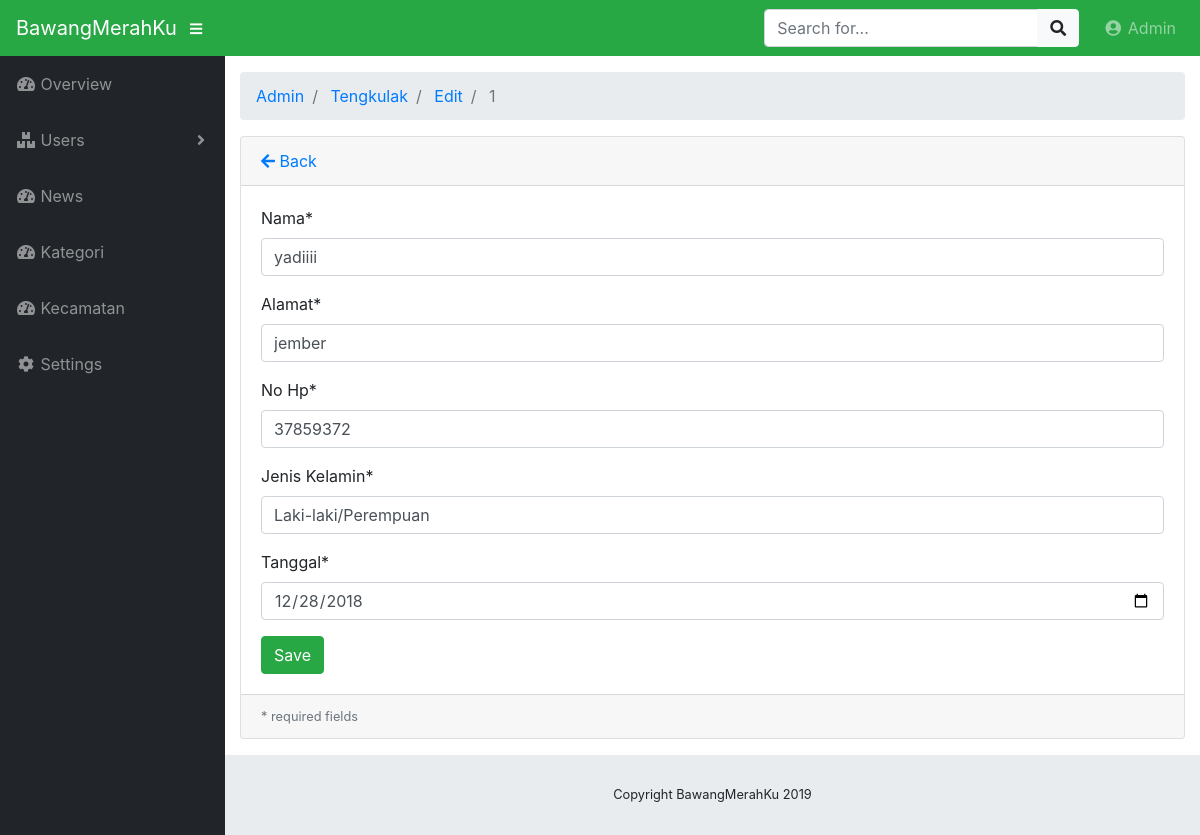
The page /index.php/admin/tengkulak/edit/1 on the database its author committed.
### tables this page shows
CREATE TABLE `tengkulak` (
  `tkl_id` int(10) NOT NULL,
  `tkl_nama` varchar(25) NOT NULL,
  `tkl_alamat` text NOT NULL,
  `tkl_nohp` int(10) NOT NULL,
  `tkl_uname` varchar(10) NOT NULL,
  `tkl_password` varchar(10) NOT NULL,
  `tkl_gender` enum('Laki-laki/Perempuan') NOT NULL,
  `tkl_created` date NOT NULL,
  `tkl_status` varchar(10) NOT NULL
);

### application/controllers/admin/Tengkulak.php (called while the page is built, shortened)
<?php
class Tengkulak extends CI_Controller
{
    public function __construct()
    {
        $this->load->model("product_model");
        $this->load->library('form_validation');
    }
    public function edit($id = null)
    {
        $product = $this->product_model;
        $searchid = array(
            'tkl_id'        => $id
        );
        $data["product"] = $product->getById("tengkulak",$searchid);
        $data["categori"] = $this->product_model->getAll('categori');
        $this->load->view("admin/tengkulak/edittengkulak", $data);
    }
}

### index.php (called while the page is built, shortened)
<?php
require_once BASEPATH.'core/CodeIgniter.php';

### application/models/Product_model.php (called while the page is built, shortened)
<?php defined('BASEPATH') OR exit('No direct script access allowed');
class Product_model extends CI_Model
{
    public function getById($table, $id)
    {
        return $this->db->get_where($table, $id)->row();
    }
}

### application/views/admin/tengkulak/edittengkulak.php (the view, shortened to what this page needs)
<!DOCTYPE html>
<html lang="en">
<head>
	<?php $this->load->view("partials/head.php") ?>
</head>
<body id="page-top">
	<?php $this->load->view("partials/navbar.php") ?>
	<div id="wrapper">
		<?php $this->load->view("partials/sidebar.php") ?>
		<div id="content-wrapper">
			<div class="container-fluid">
				<?php $this->load->view("partials/breadcrumb.php") ?>
				<div class="card mb-3">
					<div class="card-header">
						<a href="<?php echo site_url('admin/tengkulak/') ?>"><i class="fas fa-arrow-left"></i>
							Back</a>
					</div>
					<div class="card-body">
						<form action="<?php base_url(" admin/tengkulak/edit") ?>" method="post"
							enctype="multipart/form-data" >
							<div class="form-group">
								<label for="name">Nama*</label>
								<input class="form-control <?php echo form_error('name') ? 'is-invalid':'' ?>"
								 type="text" name="name" placeholder="Nama Petani" value="<?php echo $product->tkl_nama ?>"/>
							</div>
							<div class="form-group">
								<label for="name">Alamat*</label>
								<input class="form-control <?php echo form_error('alamat') ? 'is-invalid':'' ?>"
								 type="text" name="alamat" placeholder="Alamat Tempat Tinggal" value="<?php echo $product->tkl_alamat ?>"/>
							</div>
							<div class="form-group">
								<label for="name">No Hp*</label>
								<input class="form-control <?php echo form_error('nomor') ? 'is-invalid':'' ?>"
								 type="number" name="nomor" placeholder="Nomor Handphone" value="<?php echo $product->tkl_nohp ?>"/>
							</div>
							<div class="form-group">
								<label for="name">Jenis Kelamin*</label>
								<input class="form-control <?php echo form_error('gender') ? 'is-invalid':'' ?>"
								 type="text" name="gender" placeholder="Jenis Kelamin" value="<?php echo $product->tkl_gender ?>"/>
							</div>
							<div class="form-group">
								<label for="name">Tanggal*</label>
								<input class="form-control <?php echo form_error('tanggal') ? 'is-invalid':'' ?>"
								 type="date" name="tanggal" placeholder="Tanggal" value="<?php echo $product->tkl_created ?>" />
							</div>
							<input class="btn btn-success" type="submit" name="btn" value="Save" />
						</form>
					</div>
					<div class="card-footer small text-muted">
						* required fields
					</div>
				</div>
			</div>
		</div>
</body>
</html>

### application/views/partials/breadcrumb.php
<ol class="breadcrumb">
<?php foreach ($this->uri->segments as $segment): ?>
	<?php
		$url = substr($this->uri->uri_string, 0, strpos($this->uri->uri_string, $segment)) . $segment;
		$is_active =  $url == $this->uri->uri_string;
	?>
	<li class="breadcrumb-item <?php echo $is_active ? 'active': '' ?>">
		<?php if($is_active): ?>
			<?php echo ucfirst($segment) ?>
		<?php else: ?>
			<a href="<?php echo site_url($url) ?>"><?php echo ucfirst($segment) ?></a>
		<?php endif; ?>
	</li>
<?php endforeach; ?>
</ol>

### css/sb-admin.css (style rules this page uses)
html { position: relative; min-height: 100%; }
body { height: 100%; }
#wrapper { display: -webkit-box; display: -ms-flexbox; display: flex; }
#wrapper #content-wrapper { overflow-x: hidden; width: 100%; padding-top: 1rem; padding-bottom: 80px; }
:root { --input-padding-x: 0.75rem; --input-padding-y: 0.75rem; }

### rows shown on the page
tengkulak: tkl_status "Tengkulak", name "yadiiii", alamat "jember", nomor "37859372", gender "Laki-laki/Perempuan", tanggal "12/28/2018"

### other values the page prints
SITE_NAME "BawangMerahKu"
$segment "Admin"
$segment "Edit"
$segment "1"
Date('Y') "2019"
